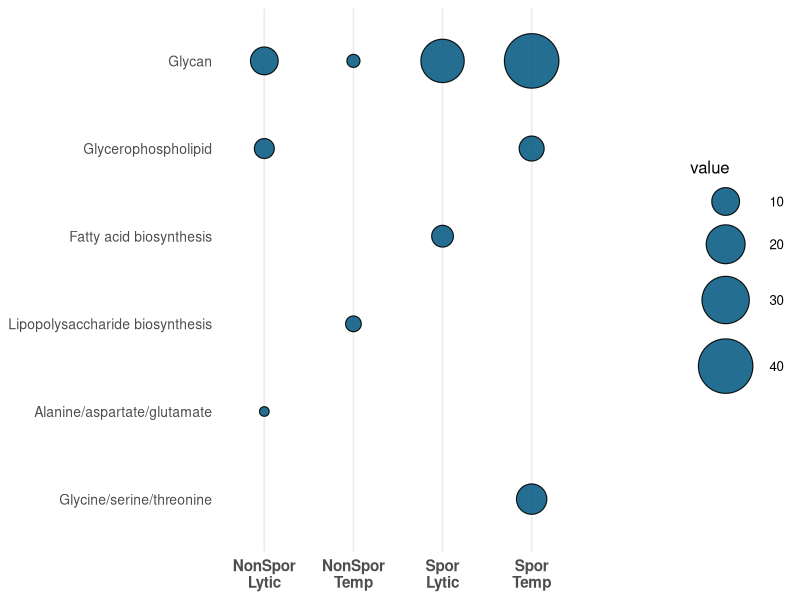
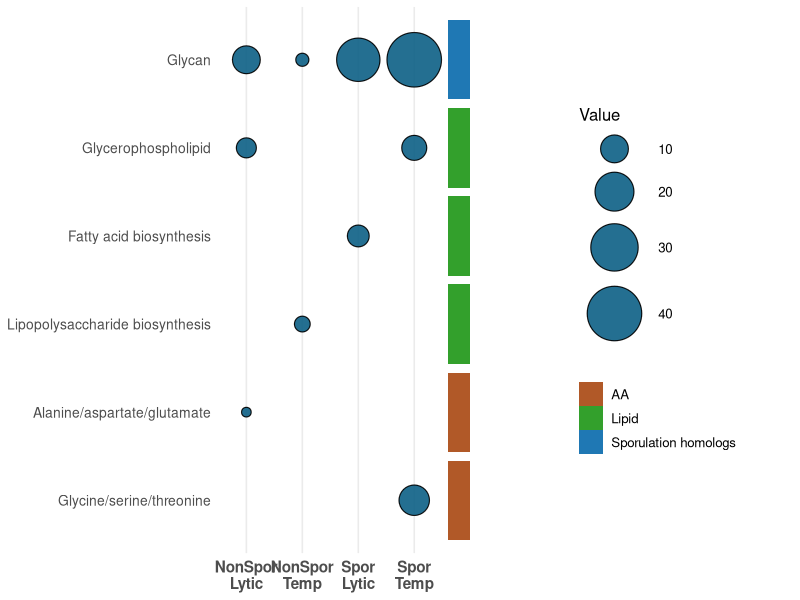

R code for these plots, in order:
# install.packages(c("ggplot2","dplyr")) # if needed
library(ggplot2)
library(dplyr)

# Example data: each row = one bubble
df <- tibble::tribble(
  ~pathway,                           ~group,               ~value, ~category,
  "Glycan",                           "NonSpor_Lytic",      10,    "Sporulation homologs",
  "Glycan",                           "NonSpor_Temp",       2,     "Sporulation homologs",
  "Glycan",                           "Spor_Lytic",         25,    "Sporulation homologs",
  "Glycan",                           "Spor_Temp",          40,    "Sporulation homologs",
  "Glycerophospholipid",              "NonSpor_Lytic",      5,     "Lipid",
  "Glycerophospholipid",              "Spor_Temp",          8,     "Lipid",
  "Fatty acid biosynthesis",          "Spor_Lytic",         6,     "Lipid",
  "Lipopolysaccharide biosynthesis",  "NonSpor_Temp",       3,     "Lipid",
  "Alanine/aspartate/glutamate",      "NonSpor_Lytic",      1,     "AA",
  "Glycine/serine/threonine",         "Spor_Temp",          12,    "AA"
)

# Make pathway an ordered factor so the plot y-order is logical
pathway_levels <- rev(unique(df$pathway)) # reverse so top item plotted at top
df <- df %>% mutate(
  pathway = factor(pathway, levels = pathway_levels),
  group_f = factor(group, levels = c("NonSpor_Lytic","NonSpor_Temp","Spor_Lytic","Spor_Temp")),
  # numeric x positions for tile/strip placement
  xpos = as.numeric(group_f)
)

# Choose a color for each 'category' — you can map to a palette or use a named vector
cat_colors <- c("Sporulation homologs" = "#1f78b4",
                "Lipid" = "#33a02c",
                "AA" = "#b15928")

# Basic bubble plot
p <- ggplot(df, aes(x = xpos, y = pathway)) +
  geom_point(aes(size = value), shape = 21, stroke = 0.6, fill = "#0D5F85", colour = "black", alpha = 0.9) +
  scale_size_area(max_size = 18) +                      # control max bubble diameter
  scale_x_continuous(breaks = 1:4,
                     labels = c("NonSpor\nLytic", "NonSpor\nTemp", "Spor\nLytic", "Spor\nTemp"),
                     expand = expansion(add = c(0.5, 1.5))) +  # add space at right for category strip
  theme_minimal(base_size = 12) +
  theme(
    axis.title = element_blank(),
    axis.text.x = element_text(size = 11, face = "bold"),
    axis.text.y = element_text(size = 10),
    panel.grid.major.y = element_blank(),
    panel.grid.minor = element_blank()
  )
p

# Add a colored strip at the right that corresponds to pathway categories
# Make one tile per pathway at an x coordinate beyond the last group (here 4.6)
strip_x <- max(df$xpos) + 0.8
strip_df <- df %>% select(pathway, category) %>% distinct() %>%
  mutate(x = strip_x, xend = strip_x + 0.4)

p <- p +
  geom_tile(data = strip_df, aes(x = x, y = pathway, fill = category), width = 0.4, height = 0.9, inherit.aes = FALSE) +
  scale_fill_manual(values = cat_colors, name = NULL) +
  coord_cartesian(clip = "off")  # allow strip to extend into margin

# Add legend and show
p + guides(size = guide_legend(title = "Value")) +
  theme(plot.margin = margin(5, 40, 5, 5))  # give room on the right for the strip
